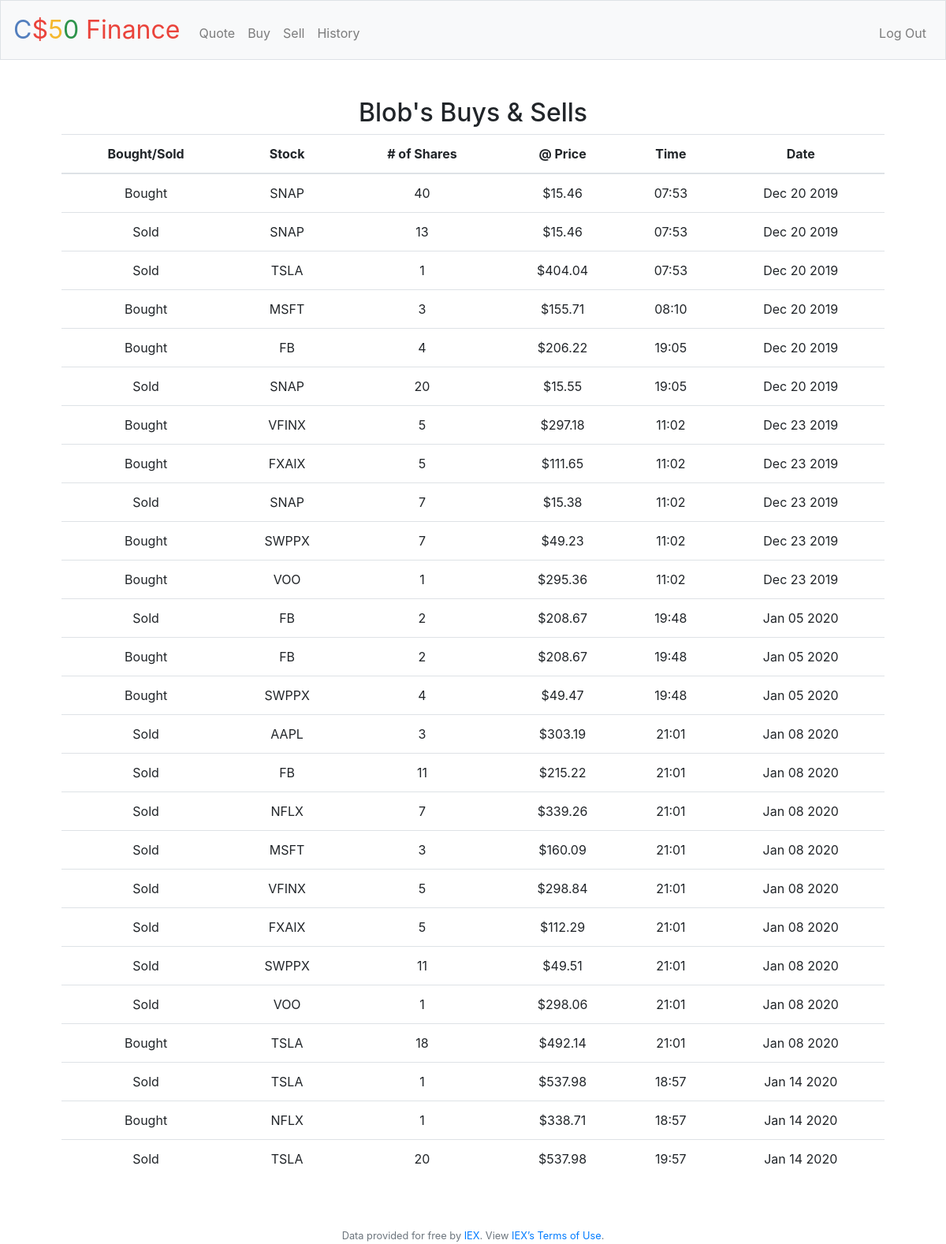
Screenshot of /history (signed in) with the database file from the repository.
### tables this page shows
CREATE TABLE 'users' ('id' INTEGER PRIMARY KEY AUTOINCREMENT NOT NULL, 'username' TEXT NOT NULL, 'hash' TEXT NOT NULL, 'cash' NUMERIC NOT NULL DEFAULT 10000.00 );

CREATE TABLE hist ('user_id' integer, 'action' varchar(10), 'symbol' varchar(10), 'shares' integer, 'price' integer, 'time' varchar(255), 'date' varchar(255));

### application.py (the view)
@app.route("/history")
@login_required
def history():
    hist = db.execute("SELECT * FROM hist WHERE user_id = :user_id", user_id=session["user_id"])
    username = db.execute("SELECT username FROM users WHERE id = :user_id", user_id=session["user_id"])
    length = len(hist)
    user = username[0]['username']
    return render_template("history.html", length=length, hist=hist, user=user)

### application.py (called while the page is built)
@app.after_request
def after_request(response):
    response.headers["Cache-Control"] = "no-cache, no-store, must-revalidate"
    response.headers["Expires"] = 0
    response.headers["Pragma"] = "no-cache"
    return response

### helpers.py (called while the page is built)
def login_required(f):
    @wraps(f)
    def decorated_function(*args, **kwargs):
        if session.get("user_id") is None:
            return redirect("/login")
        return f(*args, **kwargs)
    return decorated_function

def usd(value):
    return f"${value:,.2f}"

### templates/history.html (shortened to what this page needs)
{% extends "layout.html" %}
{% block main %}
<h2>{{ user }}'s Buys & Sells</h2>
<table class="table">
    <thead>
        <tr>
            <th scope="col">Bought/Sold</th>
            <th scope="col">Stock</th>
            <th scope="col"># of Shares</th>
            <th scope="col">@ Price</th>
            <th scope="col">Time</th>
            <th scope="col">Date</th>
        </tr>
    </thead>
    <tbody>
    {% for i in range(0,length) %}
        <tr>
            <td>{{ hist[i].action }}</td>
            <td>{{ hist[i].symbol.upper() }}</td>
            <td>{{ hist[i].shares }}</td>
            <td>{{ hist[i].price | usd }}</td>
            <td>{{ hist[i].time }}</td>
            <td>{{ hist[i].date }}</td>
        </tr>
    {% endfor %}
    </tbody>
</table>
{% endblock %}

### rows the page displays
users: username "Blob"
hist: action "Bought", symbol "SNAP", shares "40", price "$15.46", time "07:53", date "Dec 20 2019"
hist: action "Sold", symbol "SNAP", shares "13", price "$15.46", time "07:53", date "Dec 20 2019"
hist: action "Sold", symbol "TSLA", shares "1", price "$404.04", time "07:53", date "Dec 20 2019"
hist: action "Bought", symbol "MSFT", shares "3", price "$155.71", time "08:10", date "Dec 20 2019"
hist: action "Bought", symbol "FB", shares "4", price "$206.22", time "19:05", date "Dec 20 2019"
hist: action "Sold", symbol "SNAP", shares "20", price "$15.55", time "19:05", date "Dec 20 2019"
hist: action "Bought", symbol "VFINX", shares "5", price "$297.18", time "11:02", date "Dec 23 2019"
hist: action "Bought", symbol "FXAIX", shares "5", price "$111.65", time "11:02", date "Dec 23 2019"
hist: action "Sold", symbol "SNAP", shares "7", price "$15.38", time "11:02", date "Dec 23 2019"
hist: action "Bought", symbol "SWPPX", shares "7", price "$49.23", time "11:02", date "Dec 23 2019"
hist: action "Bought", symbol "VOO", shares "1", price "$295.36", time "11:02", date "Dec 23 2019"
hist: action "Sold", symbol "FB", shares "2", price "$208.67", time "19:48", date "Jan 05 2020"
hist: action "Bought", symbol "FB", shares "2", price "$208.67", time "19:48", date "Jan 05 2020"
hist: action "Bought", symbol "SWPPX", shares "4", price "$49.47", time "19:48", date "Jan 05 2020"
hist: action "Sold", symbol "AAPL", shares "3", price "$303.19", time "21:01", date "Jan 08 2020"
hist: action "Sold", symbol "FB", shares "11", price "$215.22", time "21:01", date "Jan 08 2020"
hist: action "Sold", symbol "NFLX", shares "7", price "$339.26", time "21:01", date "Jan 08 2020"
hist: action "Sold", symbol "MSFT", shares "3", price "$160.09", time "21:01", date "Jan 08 2020"
hist: action "Sold", symbol "VFINX", shares "5", price "$298.84", time "21:01", date "Jan 08 2020"
hist: action "Sold", symbol "FXAIX", shares "5", price "$112.29", time "21:01", date "Jan 08 2020"
hist: action "Sold", symbol "SWPPX", shares "11", price "$49.51", time "21:01", date "Jan 08 2020"
hist: action "Sold", symbol "VOO", shares "1", price "$298.06", time "21:01", date "Jan 08 2020"
hist: action "Bought", symbol "TSLA", shares "18", price "$492.14", time "21:01", date "Jan 08 2020"
hist: action "Sold", symbol "TSLA", shares "1", price "$537.98", time "18:57", date "Jan 14 2020"
hist: action "Bought", symbol "NFLX", shares "1", price "$338.71", time "18:57", date "Jan 14 2020"
hist: action "Sold", symbol "TSLA", shares "20", price "$537.98", time "19:57", date "Jan 14 2020"
